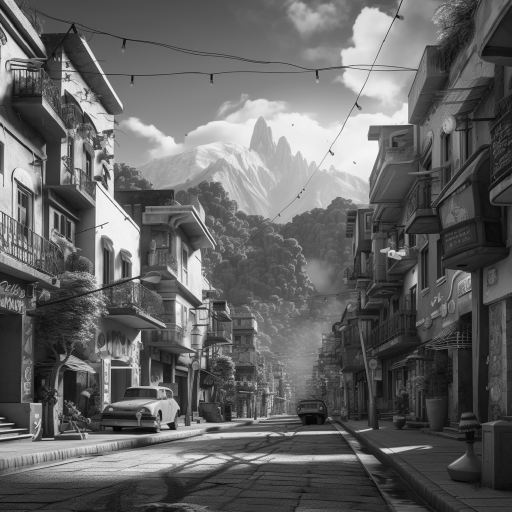
#> input picture A2/data/a2p2.png, 1024 x 1024 px (shown at 1/2 size)
$ python main.py
#> lines starting #> are read from the running program, lines starting #| are printed output that depends on the picture
### A2/problem2.py
from copy import deepcopy
import numpy as np
from PIL import Image
from scipy.special import binom
from scipy.ndimage import convolve


def load_img(path):
    """ Load image file

    Args:
        path: path to image file
    Returns:
        image as (H, W) np.array normalized to [0, 1]
    """
    img = Image.open(path)
    img = np.array(img)
    # return (img - np.min(img)) / (np.max(img) - np.min(img))  # Normalization
    return img / 255.0  # Normalization

def gauss_2d(sigma, fsize):
    """ Create a 2D Gaussian filter

    Args:
        sigma: width of the Gaussian filter
        fsize: (W, H) dimensions of the filter
    Returns:
        *normalized* Gaussian filter as (H, W) np.array
    """
    """
    https://www.kaggle.com/code/dasmehdixtr/gaussian-filter-implementation-from-scratch
    """
    # Initialization
    x_size = fsize[0] // 2
    y_size = fsize[1] // 2

    # generate gaussian filter: f(x,y)=(1/(sigma **2)*2 *pi)exp(-(x**2+y**2)/(2*(sigma**2)))
    x = np.arange(-y_size, y_size + 1, dtype=float)
    y = np.arange(-x_size, x_size + 1, dtype=float)
    xv, yv = np.meshgrid(x, y)
    gf = np.exp(-(xv ** 2 + yv ** 2) / (2 * (sigma ** 2)))
    gf /= (sigma ** 2) * 2 * np.pi

    # Normalization
    return gf / np.sum(gf)


def binomial_2d(fsize):
    """ Create a 2D binomial filter

    Args:
        fsize: (W, H) dimensions of the filter
    Returns:
        *normalized* binomial filter as (H, W) np.array
    """
    # Pascal triangle
    pt = np.array([binom(fsize[1] - 1, np.arange(fsize[1]))])

    # Build binomial filter
    bf = pt.T @ pt

    # Normalization
    return bf / np.sum(bf)


def downsample2(img, f):
    """ Downsample image by a factor of 2
    Filter with Gaussian filter then take every other row/column

    Args:
        img: image to downsample
        f: 2d filter kernel
    Returns:
        downsampled image as (H, W) np.array
    """
    down_img = deepcopy(img)

    #  Filter the result with kernel
    down_img = convolve(down_img, f, mode='mirror')
    return down_img[::2, ::2]  # Downsample by taking every second pixel


def upsample2(img, f):
    """ Upsample image by factor of 2

    Args:
        img: image to upsample
        f: 2d filter kernel
    Returns:
        upsampled image as (H, W) np.array
    """
    # Init
    h, w = img.shape
    up_img = np.zeros((2 * h, 2 * w))  # double the length and width

    # Insert pixel every second pixel
    up_img[::2, ::2] = deepcopy(img)

    # Filter the result with kernel
    up_img = convolve(up_img, f, mode='mirror')
    return up_img * 4


def gaussian_pyramid(img, nlevel, f):
    """ Build Gaussian pyramid from image

    Args:
        img: input image for Gaussian pyramid
        nlevel: number of pyramid levels
        f: 2d filter kernel
    Returns:
        Gaussian pyramid, pyramid levels as (H, W) np.array
        in a list sorted from fine to coarse
    """
    img_list = []

    # downsample and save downsampled image
    for i in range(nlevel):
        img_list += [img]
        img = downsample2(img, f)

    return img_list


def laplacian_pyramid(gpyramid, f):
    """ Build Laplacian pyramid from Gaussian pyramid

    Args:
        gpyramid: Gaussian pyramid
        f: 2d filter kernel
    Returns:
        Laplacian pyramid, pyramid levels as (H, W) np.array
        in a list sorted from fine to coarse
    """
    lpyramid = deepcopy(gpyramid)
    print(gpyramid[-1].shape)

    for i in range(len(gpyramid) - 1):
        lpyramid[i] -= upsample2(lpyramid[i + 1], f)

    """ Difference:
        The Gaussian Pyramid is a blurred and downsampled version of the original image.
        The coarsest level of it represents the lowest resolution (32x32) of the origin

        While the Laplacian Pyramid represents the details that were lost during the
        downsampling process in the Gaussian Pyramid.
        The coarsest level of it emphasizes the details (64x64) that were lost between
        the last 2 level of Gaussian Pyramid.
    """
    return lpyramid


def create_composite_image(pyramid):
    """ Create composite image from image pyramid
    Arrange from finest to coarsest image left to right, pad images with
    zeros on the bottom to match the hight of the finest pyramid level.
    Normalize each pyramid level individually before adding to the composite image

    Args:
        pyramid: image pyramid
    Returns:
        composite image as (H, W) np.array
    """
    # init
    n = len(pyramid)
    j = 0
    cpyramid = deepcopy(pyramid)

    # Preparing canvas: height = height of the finest level, width = sum width of all level
    cop_img = np.zeros((max(pyramid[i].shape[0] for i in range(n)), sum(pyramid[i].shape[1] for i in range(n))))

    # Display the images in the pyramid
    for i in cpyramid:
        i = (i - np.min(i)) / (np.max(i) - np.min(i))  # Normalize
        cop_img[:i.shape[0], j:(j + i.shape[1])] = i
        j += i.shape[1]
    return cop_img


def amplify_high_freq(lpyramid, l0_factor=1.3, l1_factor=3):
    """ Amplify frequencies of the finest two layers of the Laplacian pyramid

    Args:
        lpyramid: Laplacian pyramid
        l0_factor: amplification factor for the finest pyramid level
        l1_factor: amplification factor for the second finest pyramid level
    Returns:
        Amplified Laplacian pyramid, data format like input pyramid
    """
    lpyramid_amp = deepcopy(lpyramid)
    lpyramid_amp[0] = lpyramid_amp[0] * l0_factor
    lpyramid_amp[1] = lpyramid_amp[1] * l1_factor
    return lpyramid_amp


def reconstruct_image(lpyramid, f):
    """ Reconstruct image from Laplacian pyramid

    Args:
        lpyramid: Laplacian pyramid
        f: 2d filter kernel
    Returns:
        Reconstructed image as (H, W) np.array clipped to [0, 1]
    """
    n = len(lpyramid)-1
    rec_lpyramid = deepcopy(lpyramid[-1])  # deepcopy last level of laplace-pyramid

    for i in range(n-1, -1, -1):
        rec_lpyramid = lpyramid[i] + upsample2(rec_lpyramid, f)  # G[i] = L[i] + exband_Gaussian[i+1]

    rec_lpyramid = np.clip(rec_lpyramid, 0, 1)  # clipped to [0, 1]
    return rec_lpyramid

### A2/main.py
import matplotlib.pyplot as plt

def show_image(img):
    plt.figure()
    plt.imshow(img, cmap="gray", interpolation="none")
    plt.axis("off")
    plt.show()


#
# Problem 1
#
from problem1 import *
def problem1():
    """Example code implementing the steps in problem 1"""
    # generate image
    img = generate_image()
    # detect horizontal and vertical edge maps.
    x_map, y_map, grad_map = sobel_edge(img)
    # show gradient map in x direction
    show_image(x_map)
    # show gradient map in y direction
    show_image(y_map)
    # apply thresholding to obtain edge map from the gradient map.
    edge_map = detect_edges(grad_map)
    # show edge map
    show_image(edge_map)
    # add noise to image
    noisy_image = add_noise(img)
    # get gradient map of the noisy image
    _, _, grad_map_noisy = sobel_edge(noisy_image)
    # apply thesholding to obtain edge map from the gradient map for noisy image.
    # search for the threshold value to obtain a clean edge map
    # shortly explain how you decided the threshold value.
    edge_map_noisy = detect_edges(grad_map_noisy)
    show_image(edge_map_noisy)

# Problem 2
#
from problem2 import *

def problem2():
    """Example code implementing the steps in problem 2"""
    # default values
    fsize = (5, 5)
    sigma = 1.5
    nlevel = 6

    # load image and build Gaussian pyramid
    img = load_img("data/a2p2.png")
#> in load_img, img is the input picture: PIL image 1024x1024 L; min 3, max 249, mean 99.9
    gf = gauss_2d(sigma, fsize)
    gpyramid = gaussian_pyramid(img, nlevel, gf)
#> after the loop in gaussian_pyramid, `for i in range(nlevel):`: img_list = 6 items
#> gpyramid = 6 items
    show_image(create_composite_image(gpyramid))
#> in create_composite_image, `n = len(pyramid)`: n = 6
#> in create_composite_image, `cpyramid = deepcopy(pyramid)`: cpyramid = 6 items
#> the loop in create_composite_image, `for i in cpyramid:` made 6 passes
#> j on passes 1 to 6: 1024, 1536, 1792, 1920, 1984, 2016
#> after the loop in create_composite_image, `for i in cpyramid:`:
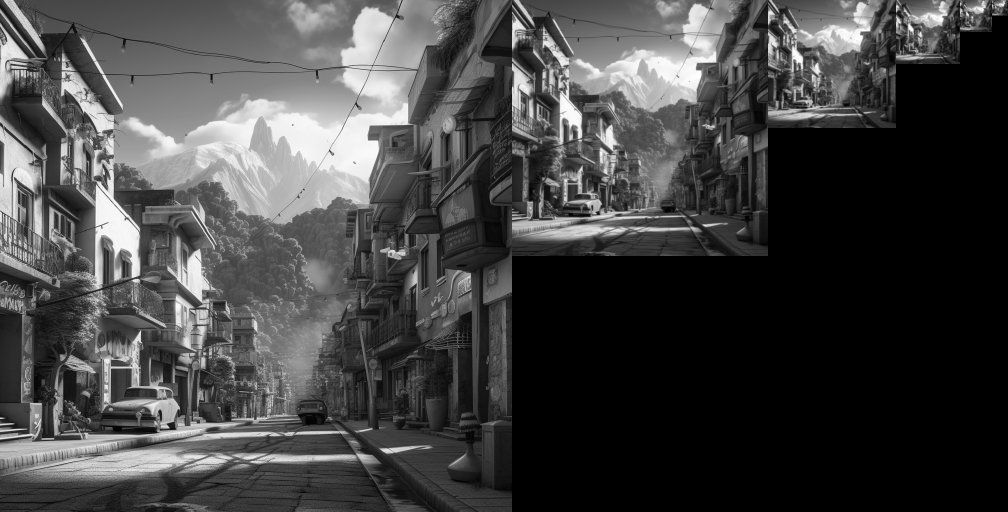
#> cop_img: shape (1024, 2016) float64 (shown at 1/2 size); min 0, max 1, mean 0.266
#> after the loop in create_composite_image, `for i in cpyramid:`: j = 2016

    # build Laplacian pyramid from Gaussian pyramid
    bf = binomial_2d(fsize)
    lpyramid = laplacian_pyramid(gpyramid, bf)
#> in laplacian_pyramid, `lpyramid = deepcopy(gpyramid)`: lpyramid = 6 items
#| (32, 32)
#> the loop in laplacian_pyramid, `for i in range(len(gpyramid) - 1):` made 5 passes
#> (h in upsample2, w in upsample2) on passes 1 to 5: (512, 512), (256, 256), (128, 128), (64, 64), (32, 32)
#> lpyramid = 6 items

    # amplifiy high frequencies of Laplacian pyramid
    lpyramid_amp = amplify_high_freq(lpyramid)
#> lpyramid_amp = 6 items
    show_image(create_composite_image(lpyramid_amp))
#> the loop in create_composite_image (call 2), `for i in cpyramid:` made 6 passes
#> pass 1, in create_composite_image (call 2), `i = (i - np.min(i)) / (np.max(i) - np.min(i))`:
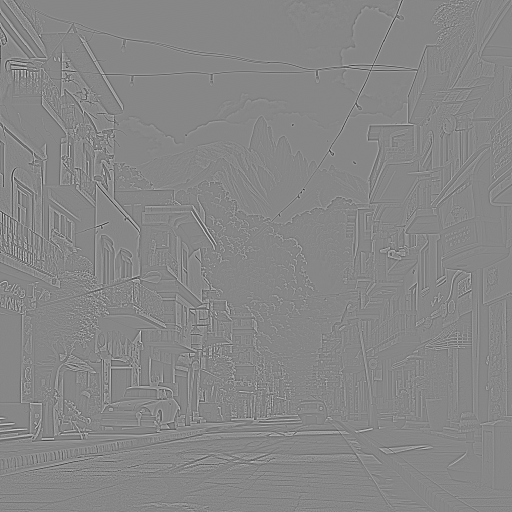
#> i: shape (1024, 1024) float64 (shown at 1/2 size); min 0, max 1, mean 0.529
#> after the loop in create_composite_image (call 2), `for i in cpyramid:`:
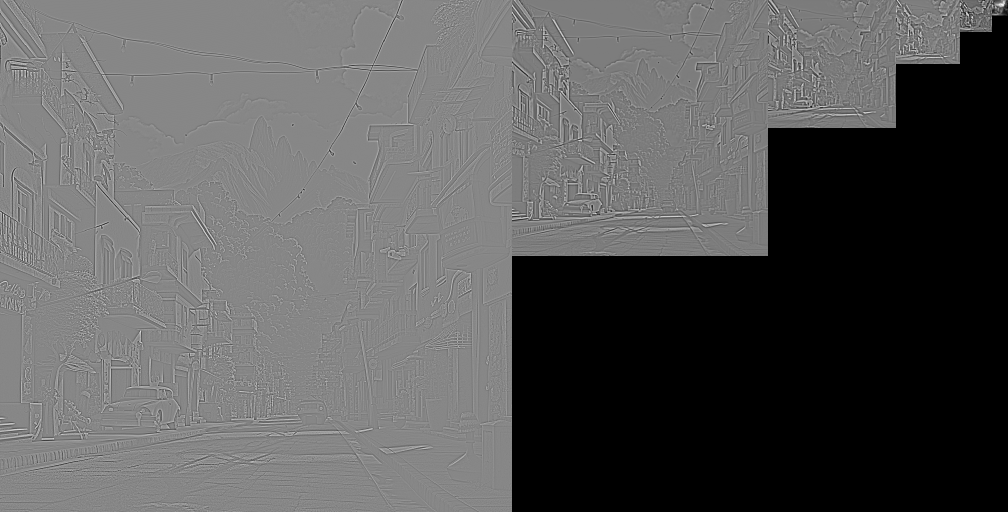
#> cop_img: shape (1024, 2016) float64 (shown at 1/2 size); min 0, max 1, mean 0.352
#> after the loop in create_composite_image (call 2), `for i in cpyramid:`: j = 2016

    # reconstruct sharpened image from amplified Laplacian pyramid
    img_rec = reconstruct_image(lpyramid_amp, bf)
#> in reconstruct_image, `n = len(lpyramid)-1`: n = 5
#> the loop in reconstruct_image, `for i in range(n-1, -1, -1):` made 5 passes
#> pass 1, in upsample2 (call 6), `up_img = convolve(up_img, f, mode='mirror')`:
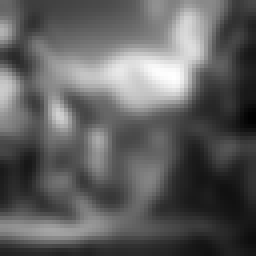
#> up_img: shape (64, 64) float64 (shown 4 times larger); min 0.0229, max 0.225, mean 0.0987; drawn with min black and max white
#> after the loop in reconstruct_image, `for i in range(n-1, -1, -1):`:
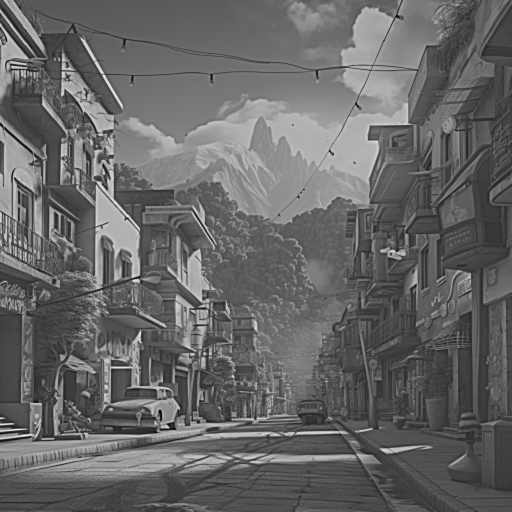
#> rec_lpyramid: shape (1024, 1024) float64 (shown at 1/2 size); min -0.361, max 1.51, mean 0.392; drawn with min black and max white
#> in reconstruct_image, `rec_lpyramid = np.clip(rec_lpyramid, 0, 1)`:
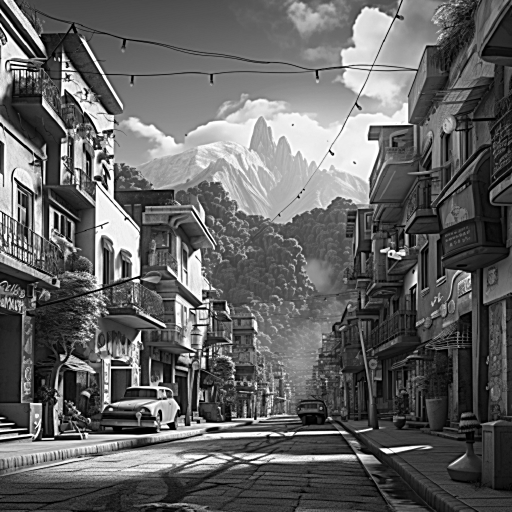
#> rec_lpyramid: shape (1024, 1024) float64 (shown at 1/2 size); min 0, max 1, mean 0.391
    show_image(create_composite_image((img, img_rec, img_rec - img)))
#> in create_composite_image (call 3), `n = len(pyramid)`: n = 3
#> the loop in create_composite_image (call 3), `for i in cpyramid:` made 3 passes
#> j on passes 1 to 3: 1024, 2048, 3072
#> after the loop in create_composite_image (call 3), `for i in cpyramid:`:
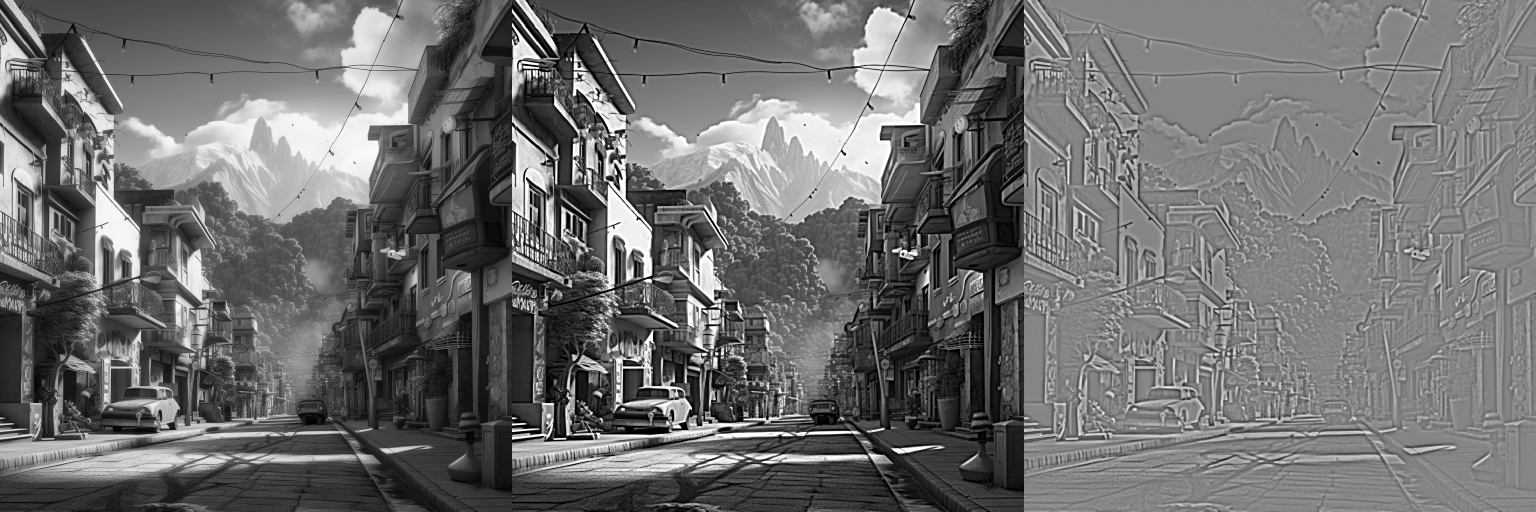
#> cop_img: shape (1024, 3072) float64 (shown at 1/2 size); min 0, max 1, mean 0.436
#> after the loop in create_composite_image (call 3), `for i in cpyramid:`: j = 3072


if __name__ == "__main__":
    # problem1()
    problem2()
